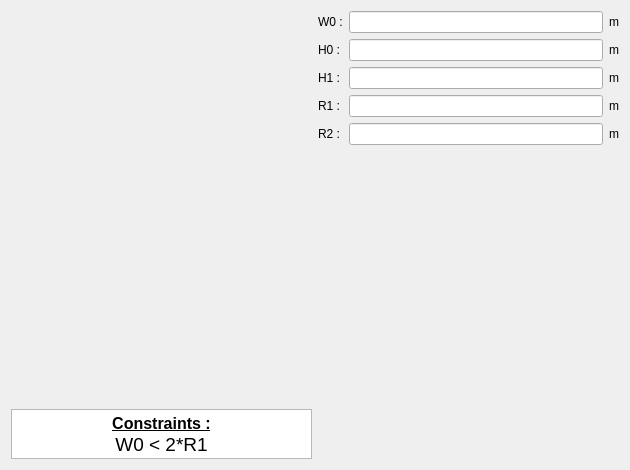
<?xml version="1.0" encoding="UTF-8"?>
<ui version="4.0">
 <class>PWSlot26</class>
 <widget class="QWidget" name="PWSlot26">
  <property name="geometry">
   <rect>
    <x>0</x>
    <y>0</y>
    <width>630</width>
    <height>470</height>
   </rect>
  </property>
  <property name="minimumSize">
   <size>
    <width>630</width>
    <height>470</height>
   </size>
  </property>
  <property name="maximumSize">
   <size>
    <width>16777215</width>
    <height>16777215</height>
   </size>
  </property>
  <property name="windowTitle">
   <string>Form</string>
  </property>
  <layout class="QHBoxLayout" name="horizontalLayout">
   <item>
    <layout class="QVBoxLayout" name="verticalLayout_2">
     <item>
      <widget class="QLabel" name="img_slot">
       <property name="sizePolicy">
        <sizepolicy hsizetype="Expanding" vsizetype="Expanding">
         <horstretch>0</horstretch>
         <verstretch>0</verstretch>
        </sizepolicy>
       </property>
       <property name="maximumSize">
        <size>
         <width>16777215</width>
         <height>16777215</height>
        </size>
       </property>
       <property name="text">
        <string/>
       </property>
       <property name="pixmap">
        <pixmap resource="../../../../Resources/pyleecan.qrc">:/images/images/MachineSetup/WSlot/Slot 26.PNG</pixmap>
       </property>
       <property name="scaledContents">
        <bool>true</bool>
       </property>
      </widget>
     </item>
     <item>
      <widget class="QTextEdit" name="txt_constraint">
       <property name="sizePolicy">
        <sizepolicy hsizetype="Expanding" vsizetype="Fixed">
         <horstretch>0</horstretch>
         <verstretch>0</verstretch>
        </sizepolicy>
       </property>
       <property name="maximumSize">
        <size>
         <width>16777215</width>
         <height>50</height>
        </size>
       </property>
       <property name="verticalScrollBarPolicy">
        <enum>Qt::ScrollBarAlwaysOff</enum>
       </property>
       <property name="html">
        <string>&lt;!DOCTYPE HTML PUBLIC &quot;-//W3C//DTD HTML 4.0//EN&quot; &quot;http://www.w3.org/TR/REC-html40/strict.dtd&quot;&gt;
&lt;html&gt;&lt;head&gt;&lt;meta name=&quot;qrichtext&quot; content=&quot;1&quot; /&gt;&lt;style type=&quot;text/css&quot;&gt;
p, li { white-space: pre-wrap; }
&lt;/style&gt;&lt;/head&gt;&lt;body style=&quot; font-family:'MS Shell Dlg 2'; font-size:7.8pt; font-weight:400; font-style:normal;&quot;&gt;
&lt;p align=&quot;center&quot; style=&quot; margin-top:0px; margin-bottom:0px; margin-left:0px; margin-right:0px; -qt-block-indent:0; text-indent:0px;&quot;&gt;&lt;span style=&quot; font-size:12pt; font-weight:600; text-decoration: underline;&quot;&gt;Constraints :&lt;/span&gt;&lt;/p&gt;
&lt;p align=&quot;center&quot; style=&quot; margin-top:0px; margin-bottom:0px; margin-left:0px; margin-right:0px; -qt-block-indent:0; text-indent:0px;&quot;&gt;&lt;span style=&quot; font-size:14pt;&quot;&gt;W0 &amp;lt; 2*R1&lt;/span&gt;&lt;/p&gt;&lt;/body&gt;&lt;/html&gt;</string>
       </property>
       <property name="textInteractionFlags">
        <set>Qt::TextSelectableByKeyboard|Qt::TextSelectableByMouse</set>
       </property>
      </widget>
     </item>
    </layout>
   </item>
   <item>
    <layout class="QVBoxLayout" name="verticalLayout">
     <item>
      <layout class="QGridLayout" name="gridLayout">
       <item row="0" column="0">
        <widget class="QLabel" name="in_W0">
         <property name="text">
          <string>W0 :</string>
         </property>
        </widget>
       </item>
       <item row="0" column="1">
        <widget class="FloatEdit" name="lf_W0"/>
       </item>
       <item row="0" column="2">
        <widget class="QLabel" name="unit_W0">
         <property name="text">
          <string>m</string>
         </property>
        </widget>
       </item>
       <item row="1" column="0">
        <widget class="QLabel" name="in_H0">
         <property name="text">
          <string>H0 :</string>
         </property>
        </widget>
       </item>
       <item row="1" column="1">
        <widget class="FloatEdit" name="lf_H0"/>
       </item>
       <item row="1" column="2">
        <widget class="QLabel" name="unit_H0">
         <property name="text">
          <string>m</string>
         </property>
        </widget>
       </item>
       <item row="2" column="0">
        <widget class="QLabel" name="in_H1">
         <property name="text">
          <string>H1 :</string>
         </property>
        </widget>
       </item>
       <item row="2" column="1">
        <widget class="FloatEdit" name="lf_H1"/>
       </item>
       <item row="2" column="2">
        <widget class="QLabel" name="unit_H1">
         <property name="text">
          <string>m</string>
         </property>
        </widget>
       </item>
       <item row="3" column="0">
        <widget class="QLabel" name="in_R1">
         <property name="text">
          <string>R1 :</string>
         </property>
        </widget>
       </item>
       <item row="3" column="1">
        <widget class="FloatEdit" name="lf_R1"/>
       </item>
       <item row="3" column="2">
        <widget class="QLabel" name="unit_R1">
         <property name="text">
          <string>m</string>
         </property>
        </widget>
       </item>
       <item row="4" column="0">
        <widget class="QLabel" name="in_R2">
         <property name="text">
          <string>R2 :</string>
         </property>
        </widget>
       </item>
       <item row="4" column="1">
        <widget class="FloatEdit" name="lf_R2">
         <property name="text">
          <string/>
         </property>
        </widget>
       </item>
       <item row="4" column="2">
        <widget class="QLabel" name="unit_R2">
         <property name="text">
          <string>m</string>
         </property>
        </widget>
       </item>
      </layout>
     </item>
     <item>
      <widget class="WWSlotOut" name="w_out" native="true"/>
     </item>
    </layout>
   </item>
  </layout>
 </widget>
 <customwidgets>
  <customwidget>
   <class>FloatEdit</class>
   <extends>QLineEdit</extends>
   <header>pyleecan.GUI/Tools/FloatEdit.h</header>
  </customwidget>
  <customwidget>
   <class>WWSlotOut</class>
   <extends>QWidget</extends>
   <header>pyleecan.GUI.Dialog.DMachineSetup.SWSlot.WWSlotOut.WWSlotOut.h</header>
   <container>1</container>
  </customwidget>
 </customwidgets>
 <tabstops>
  <tabstop>lf_W0</tabstop>
  <tabstop>lf_H0</tabstop>
  <tabstop>lf_H1</tabstop>
  <tabstop>lf_R1</tabstop>
  <tabstop>txt_constraint</tabstop>
 </tabstops>
 <resources>
  <include location="../../../../Resources/pyleecan.qrc"/>
  <include location="../../../../Resources/pyleecan.qrc"/>
 </resources>
 <connections/>
</ui>
